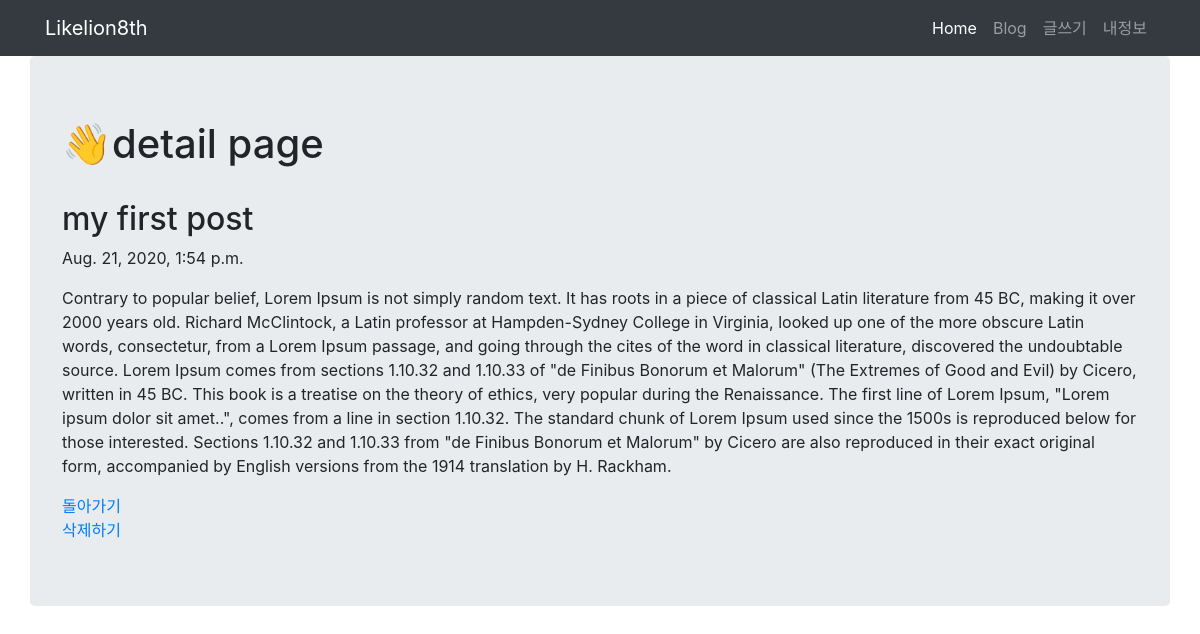
/1/, run on the app's committed database.
### blog/models.py (models this page shows, shortened)
class Post(models.Model):
    title = models.CharField(max_length=200)
    pub_date = models.DateTimeField('date published')
    body = models.TextField()

### blog/views.py (the view)
# urls.py: path('<int:post_id>/', blog.views.detail, name="detail"),
def detail(request, post_id):
    post_detail = get_object_or_404(Post, pk=post_id)
    return render(request, 'detail.html', {'post':post_detail})

### blog/templates/detail.html (shortened to what this page needs)
<!DOCTYPE html>
<html lang="ko">
<head>
    <link rel="stylesheet" href="https://stackpath.bootstrapcdn.com/bootstrap/4.1.3/css/bootstrap.min.css"
>
</head>
<body>
    <nav class="navbar navbar-expand-lg navbar-dark bg-dark">
        <div class="container">
            <a class="navbar-brand" href="{% url 'home' %}">Likelion8th</a>
            <div class="collapse navbar-collapse" id="navbarNavAltMarkup">
                <div class="navbar-nav ml-auto">
                    <a class="nav-item nav-link active" href="{% url 'home' %}">Home</span></a>
                    <a class="nav-item nav-link" href="#">Blog</a>
                    <a class="nav-item nav-link" href="{% url 'new' %}">글쓰기</a>
                    <a class="nav-item nav-link" href="#">내정보</a>
                </div>
            </div>
        </div>
    </nav>
    <div class="container jumbotron">
        <h1>👋detail page</h1>
        <br>
        <h2>{{ post.title }}</h2>
        <p>{{ post.pub_date }}</p>
        <p>{{ post.body }}</p>
        <a href="{% url 'home' %}">돌아가기</a>
        <br>
        <a href="{% url 'delete' post.id %}">삭제하기</a>
    </div>
</body>
</html>

### data on the page
Post: title "my first post", pub_date "Aug. 21, 2020, 1:54 p.m.", body "Contrary to popular belief, Lorem Ipsum is not simply random text. It has roots in a piece of classical Latin literature from 45 BC, making it over 2000 years old. Richard McClintock, a Latin professor at Hampden-Sydney College in Virginia, looked up one of the more obscure Latin words, consectetur, from a Lorem Ipsum passage, and going through the cites of the word in classical literature, discovered the undoubtable source. Lorem Ipsum comes from sections 1.10.32 and 1.10.33 of \"de Finibus Bonorum et Malorum\" (The Extremes of Good and Evil) by Cicero, written in 45 BC. This book is a treatise on the theory of ethics, very popular during the Renaissance. The first line of Lorem Ipsum,…"
